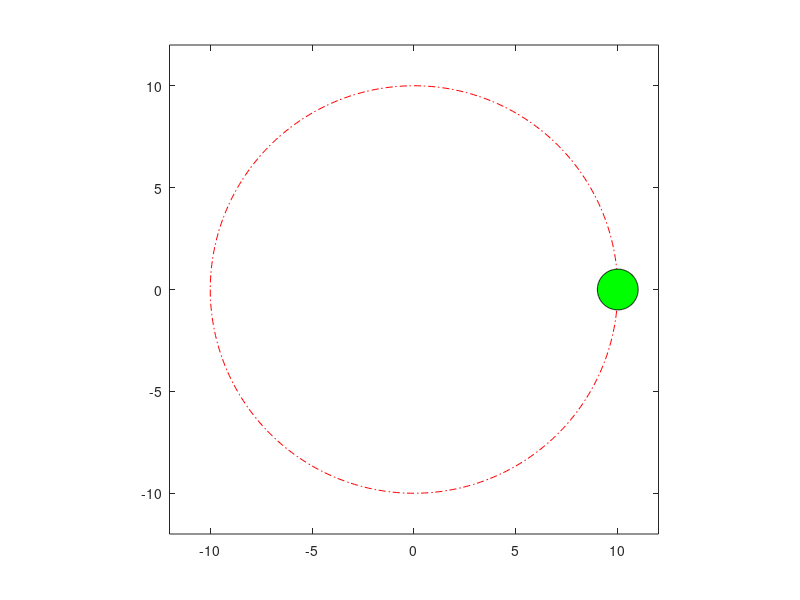

MATLAB code for this plot:
clc;
clear;
t = linspace(0, 2*pi, 361);
xc=10*cos(t);
yc=10*sin(t);
h=plot(xc,yc,'r-.');
xlim([-12,12]);
ylim([-12,12]);
axis square
hold on
x=xc(1)+cos(t);
y=yc(1)+sin(t);
h1=fill(x,y,'g');
for i=1:361
    x=xc(i)+cos(t);
    y=yc(i)+sin(t);
    set(h1,'xdata',x,'ydata',y)
    drawnow
end